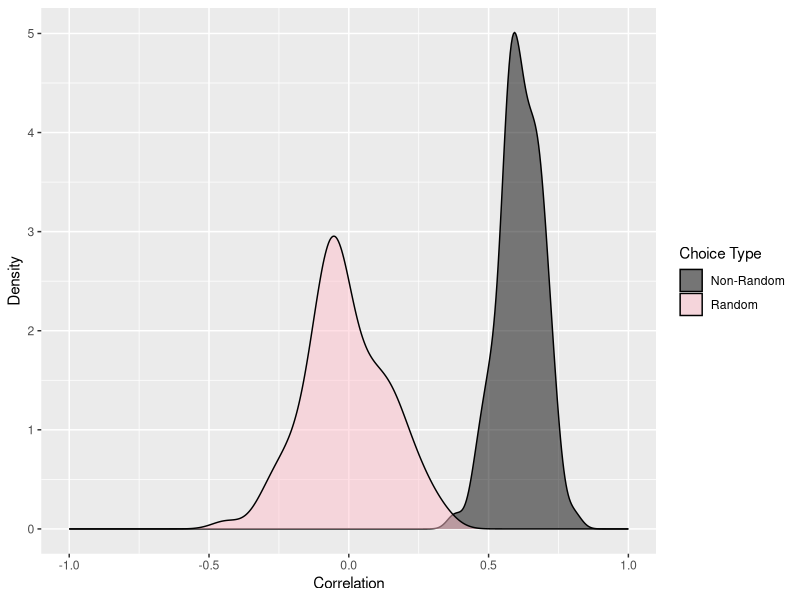

The R source for this figure:
## ---- chunk 1
knitr::opts_chunk$set(echo = TRUE)
## ---- chunk 2

library(ggplot2)

## ---- chunk 3

#Population Size#
#Total number of agents to generate
popSize<-100



#Maximum Number of Dates#
#The maximum number of dates agents will go on before settling completely
maxDates<-50



#Model Loops#
#The total number of times to run the mate choice model
modelLoops<-100

## ---- chunk 4

#Agent Generation#
#A function to generate agents
agentGenerate<-function(n,sex){
  
  #Generate agent physical attractivenesses
  physAtt<-runif(n,0,10)
  
  #Generate a data structure to store number of dates completed
  numDates<-0
  
  #Put the agents together
  agents<-data.frame(sex,physAtt,numDates)
  
  #Output the agents
  return(agents)
  
}

## ---- chunk 5

#Create a blank dataframe to store model results
results<-data.frame("loop"=rep(1:modelLoops,2),
           "choiceType"=rep(c("Random","Non-Random"),each=modelLoops),
           "r"=NA)

#Loop through modelLoops...
for (l in 1:modelLoops) {
  
  #Generate the agents
  females <- agentGenerate(popSize / 2, "female")
  males <- agentGenerate(popSize / 2, "male")
  
  #Create empty vectors to store who is paired with whom
  pairedFemales <- c()
  pairedMales <- c()
  
  #Repeat as long as some agents remain unpaired...
  while (length(pairedFemales) < nrow(females)) {
    #Date#
    
    #Create a data structure to store who will go on a date
    fDate <- 1:nrow(females)
    mDate <- 1:nrow(males)
    
    #Eliminate agents who are already paired
    fDate <- fDate[!(fDate %in% pairedFemales)]
    mDate <- mDate[!(mDate %in% pairedMales)]
    
    #If more than one option remains, choose one at random
    if (length(fDate) > 1) {
      fDate <- sample(fDate, 1)
    }
    
    if (length(mDate) > 1) {
      mDate <- sample(mDate, 1)
    }
    
    #Increment number of dates by 1
    females$numDates[fDate] <- females$numDates[fDate] + 1
    males$numDates[mDate] <- males$numDates[mDate] + 1
    
    
    
    #Offer#
    
    #Determine how selective agents will be based on number of dates completed so far
    fChoosiness <- (max(c(maxDates,
                          females$numDates[fDate])) -
                      females$numDates[fDate]) / maxDates
    
    mChoosiness <- (max(c(maxDates,
                          males$numDates[mDate])) -
                      males$numDates[mDate]) / maxDates
    
    #Set the probability with which agents will make offers of commitment
    fProb <- ((males$physAtt[mDate] ^ 3) / 1000) ^ fChoosiness
    mProb <- ((females$physAtt[fDate] ^ 3) / 1000) ^ mChoosiness
    
    #Have each agent probabilistically make an offer of commitment
    fOffer <- rbinom(1, 1, fProb)
    mOffer <- rbinom(1, 1, mProb)
    
    
    
    #Pair#
    
    #If both agents make offers of commitment...
    if (fOffer & mOffer) {
      #...add them to the paired agents vectors
      pairedFemales <- c(pairedFemales, fDate)
      pairedMales <- c(pairedMales, mDate)
    }
    
  }
  
  #Compute assortative mating for physical attractiveness given non-random mate choice
  results$r[results$choiceType=="Non-Random" & 
              results$loop==l] <- cor(females$physAtt[pairedFemales],
                   males$physAtt[pairedMales])
  
  
  results$r[results$choiceType=="Random" &
              results$loop==l] <- cor(females$physAtt[sample(pairedFemales)],
                males$physAtt[sample(pairedMales)])
  
}


## ---- chunk 6

p1<-ggplot(data=results,
           aes(x=r,
               fill=choiceType))+
  labs(x="Correlation",y="Density",fill="Choice Type")+
  geom_density(alpha=.5)+
  scale_fill_manual(labels=c("Non-Random","Random"),
                    values=c("black","pink"))+
  scale_x_continuous(limits=c(-1,1))

p1
  

